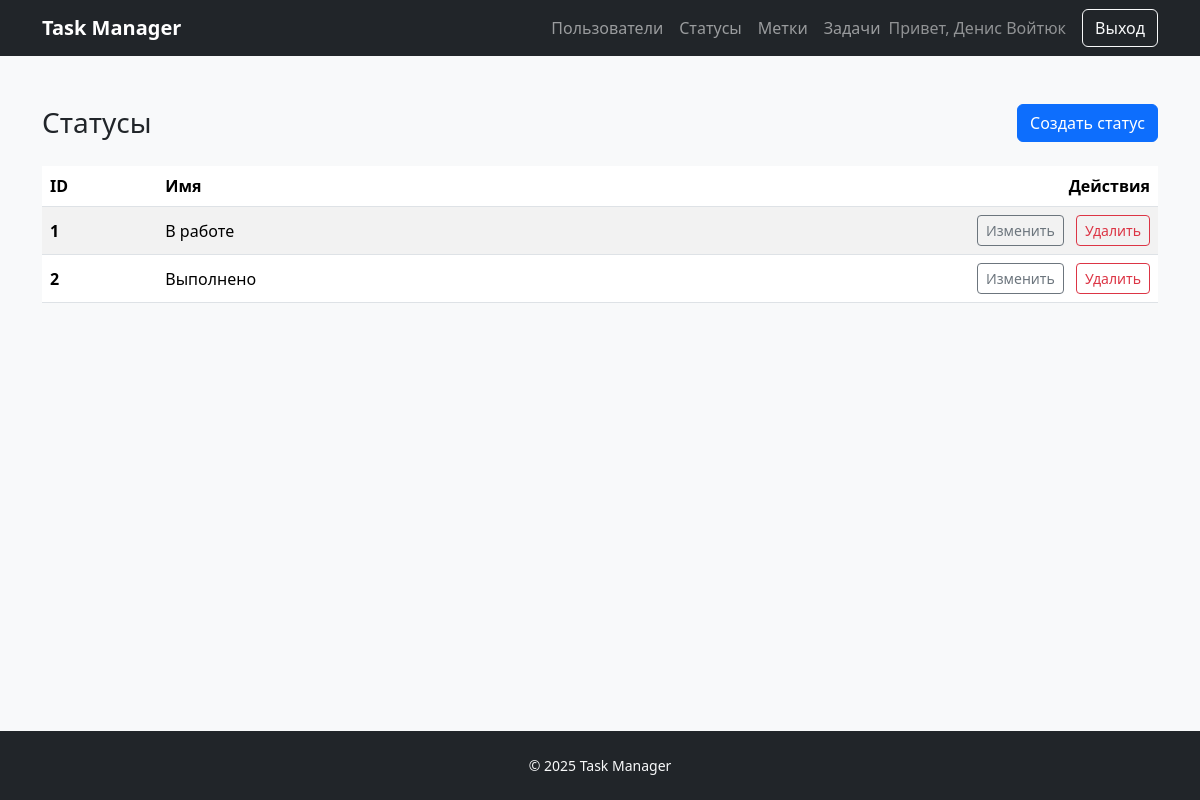
Screenshot of /statuses/ (signed in) with the database file from the repository.
### task_manager/statuses/models.py (models this page shows, shortened)
class Status(models.Model):
    name = models.CharField(_("Name"), max_length=150, unique=True)
    created_at = models.DateTimeField(_("Created at"), auto_now_add=True)
    class Meta:
        ordering = ("pk",)
        verbose_name = _("Status")
        verbose_name_plural = _("Statuses")

### task_manager/statuses/views.py (the view)
# urls.py: path("", StatusListView.as_view(), name="list"),
class StatusListView(LoginMessageRequiredMixin, ListView):
    model = Status
    template_name = "statuses/index.html"
    context_object_name = "statuses"

### templates/statuses/index.html (shortened to what this page needs)
{% extends "base.html" %}
{% block content %}
  <div class="d-flex justify-content-between align-items-center mb-4">
    <h1 class="h3 mb-0">Статусы</h1>
    <a class="btn btn-primary" href="{% url 'statuses:create' %}">Создать статус</a>
  </div>
  <div class="table-responsive">
    <table class="table table-striped align-middle">
      <thead>
        <tr>
          <th scope="col">ID</th>
          <th scope="col">Имя</th>
          <th scope="col" class="text-end">Действия</th>
        </tr>
      </thead>
      <tbody>
        {% for status in statuses %}
          <tr>
            <th scope="row">{{ status.pk }}</th>
            <td>{{ status.name }}</td>
            <td class="text-end">
              <a class="btn btn-sm btn-outline-secondary" href="{% url 'statuses:update' status.pk %}">Изменить</a>
              <a class="btn btn-sm btn-outline-danger ms-2" href="{% url 'statuses:delete' status.pk %}">Удалить</a>
            </td>
          </tr>
        {% empty %}
          <tr>
            <td colspan="3" class="text-center py-4">Статусы отсутствуют.</td>
          </tr>
        {% endfor %}
      </tbody>
    </table>
  </div>
{% endblock %}

### templates/base.html (shortened to what this page needs)
{% load django_bootstrap5 %}
<!doctype html>
<html lang="en">
  <head>
    {% bootstrap_css %}
  </head>
  <body class="bg-light d-flex flex-column min-vh-100">
    <header>
      <nav class="navbar navbar-expand-lg navbar-dark bg-dark">
        <div class="container">
          <a class="navbar-brand fw-bold" href="{% url 'index' %}">Task Manager</a>
          <div class="collapse navbar-collapse" id="navbarNav">
            <ul class="navbar-nav ms-auto align-items-lg-center gap-2 gap-lg-0">
              <li class="nav-item">
                <a class="nav-link" href="{% url 'users:list' %}">Пользователи</a>
              </li>
              {% if user.is_authenticated %}
                <li class="nav-item">
                  <a class="nav-link" href="{% url 'statuses:list' %}">Статусы</a>
                </li>
                <li class="nav-item">
                  <a class="nav-link" href="{% url 'labels:list' %}">Метки</a>
                </li>
                <li class="nav-item">
                  <a class="nav-link" href="{% url 'tasks:list' %}">Задачи</a>
                </li>
                <li class="nav-item">
                  <span class="navbar-text text-white-50 me-lg-3">Привет, {{ user.get_full_name|default:user.username }}</span>
                </li>
                <li class="nav-item">
                  <form method="post" action="{% url 'logout' %}">
                    <button class="btn btn-outline-light" type="submit">Выход</button>
                  </form>
                </li>
              {% endif %}
            </ul>
          </div>
        </div>
      </nav>
    </header>
    <main class="py-5">
      <div class="container">
        {% block content %}{% endblock %}
      </div>
    </main>
    <footer class="bg-dark text-light text-center py-4 mt-auto">
      <div class="container">
        <p class="mb-0 small">&copy; {% now "Y" %} Task Manager</p>
      </div>
    </footer>
  </body>
</html>

### rows the page displays
Status: pk "1", name "В работе"
Status: pk "2", name "Выполнено"

### other values shown
{{ user.get_full_name|default:user.username }} "Денис Войтюк"
